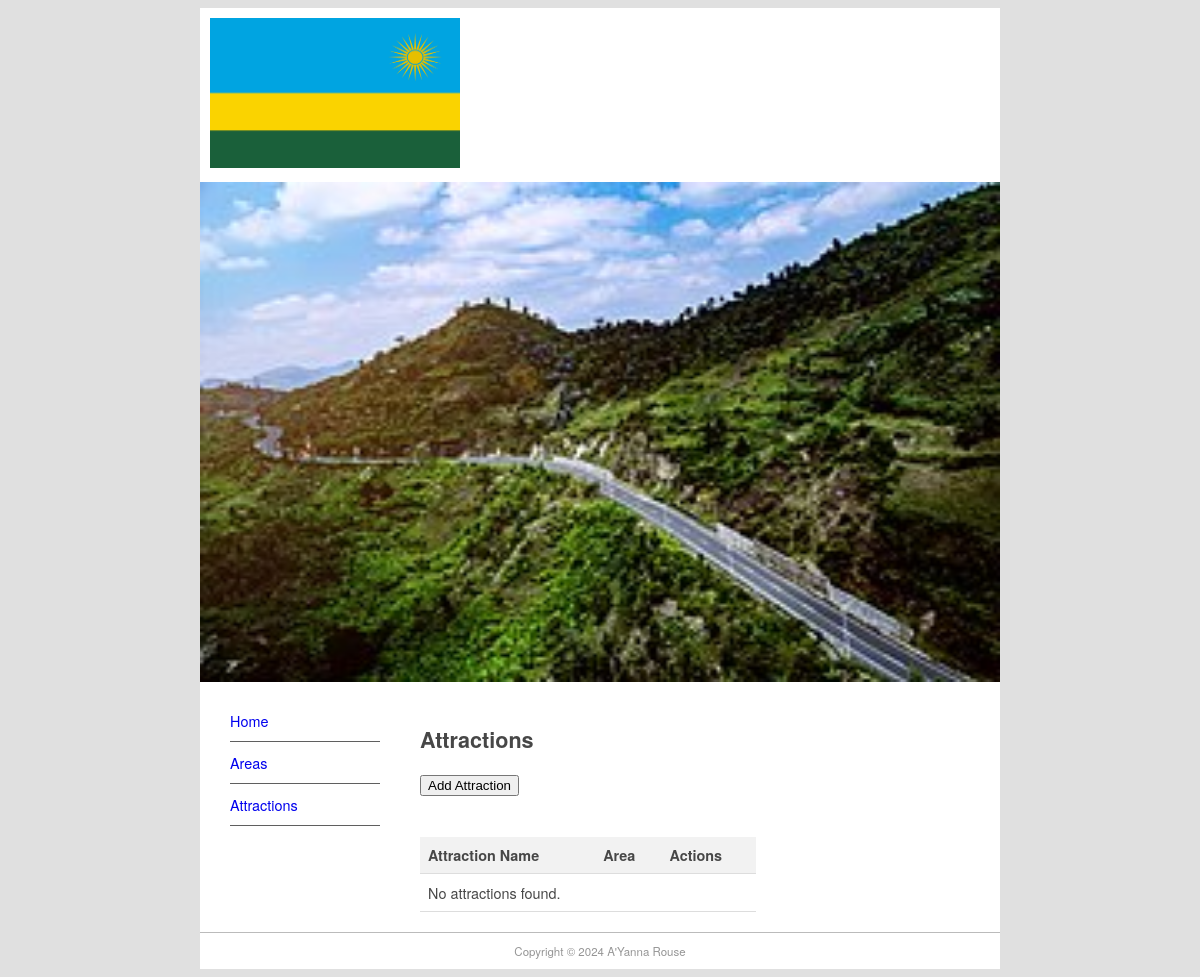
Before: /attractions/ with the older database file.
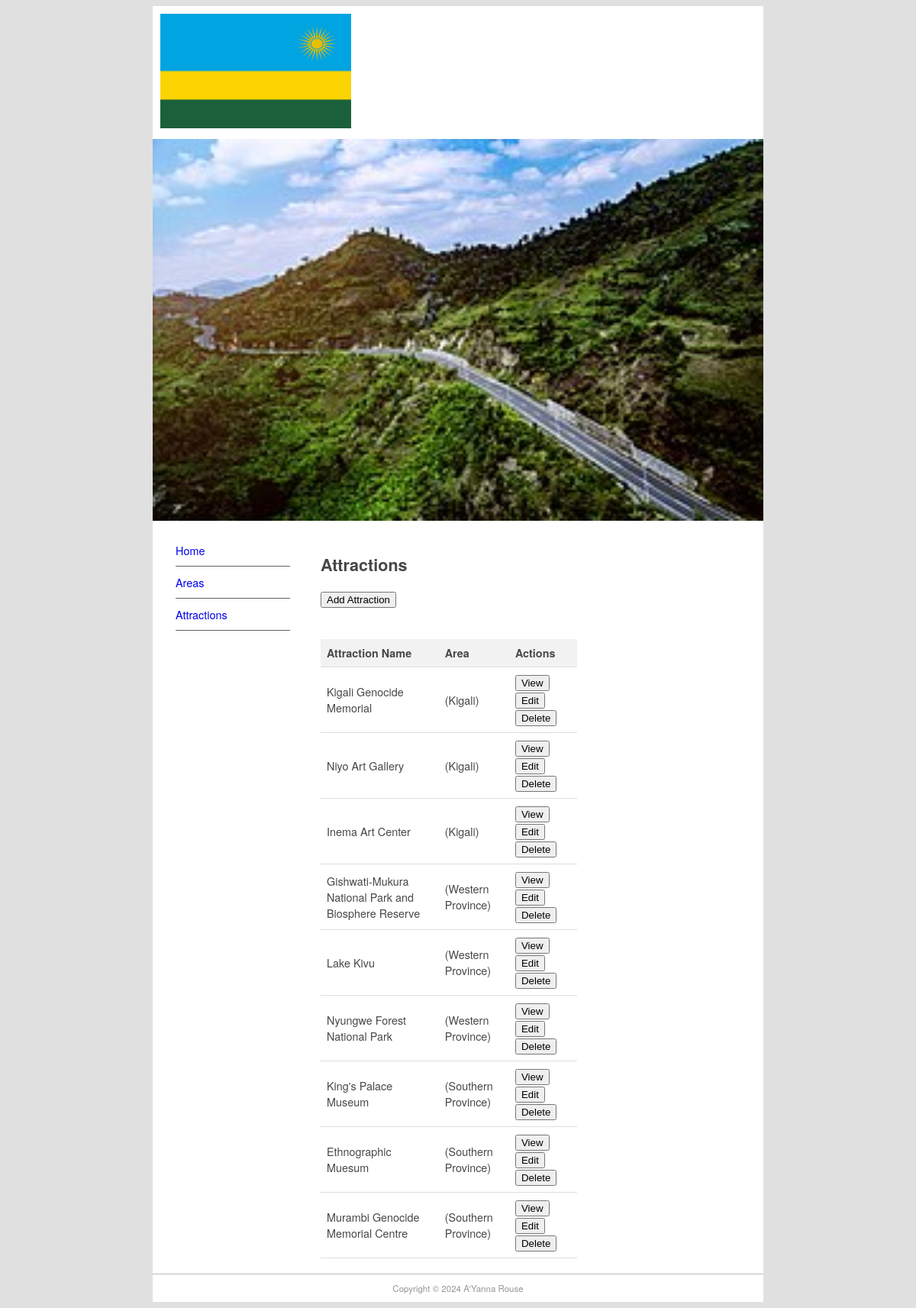
After: the same page with the newer database file.
### geography/models.py (models this page shows, shortened)
class Attraction(models.Model):
    area = models.ForeignKey(Area, on_delete=models.CASCADE)
    attraction_name = models.CharField(max_length=200)
    image = models.ImageField(upload_to='attraction_images/', blank=True, null=True)

class Area(models.Model):
    area_name = models.CharField(max_length=200)
    area_type = models.CharField(max_length=200)
    image = models.ImageField(upload_to='area_images/', null=True, blank=True)

### geography/views.py (the view)
# urls.py: path("attractions/", views.AttractionList.as_view(), name='attractionlist'),
class AttractionList(ListView):
    model = Attraction
    template_name = 'geography/attraction_list.html'

### geography/templates/geography/attraction_list.html (shortened to what this page needs)
{% extends "base.html" %}
{% block content %}
    <h2>Attractions</h2>
    <a href="{% url 'attractioncreate' %}"><button class="btn">Add Attraction</button></a>
    <br></br>
    <table>
        <thead>
            <tr>
                <th>Attraction Name</th>
                <th>Area</th>
                <th>Actions</th>
            </tr>
        </thead>
        <tbody>
            {% for attraction in attraction_list %}
            <tr>
                <td>{{ attraction.attraction_name }}</td>
                <td>({{ attraction.area.area_name }})</td>
                <td>
                    <a href="{% url 'attractiondetail' attraction.id %}"><button class="btn">View</button></a>
                    <a href="{% url 'attractionupdate' attraction.id %}"><button class="btn">Edit</button></a>
                    <a href="{% url 'attractiondelete' attraction.id %}"><button class="btn">Delete</button></a>
                </td>
            </tr>
            {% empty %}
            <tr>
                <td colspan="3">No attractions found.</td>
            </tr>
            {% endfor %}
        </tbody>
    </table>
{% endblock %}

Changed rows visible on the page:
added Attraction: attraction_name "Kigali Genocide Memorial", area.area_name "Kigali"
added Attraction: attraction_name "Niyo Art Gallery", area.area_name "Kigali"
added Attraction: attraction_name "Inema Art Center", area.area_name "Kigali"
added Attraction: attraction_name "Gishwati-Mukura National Park and Biosphere Reserve", area.area_name "Western Province"
added Attraction: attraction_name "Lake Kivu", area.area_name "Western Province"
added Attraction: attraction_name "Nyungwe Forest National Park", area.area_name "Western Province"
added Attraction: attraction_name "King's Palace Museum", area.area_name "Southern Province"
added Attraction: attraction_name "Ethnographic Muesum", area.area_name "Southern Province"
added Attraction: attraction_name "Murambi Genocide Memorial Centre", area.area_name "Southern Province"
Other visible differences:
text no longer shown: "No attractions found."
